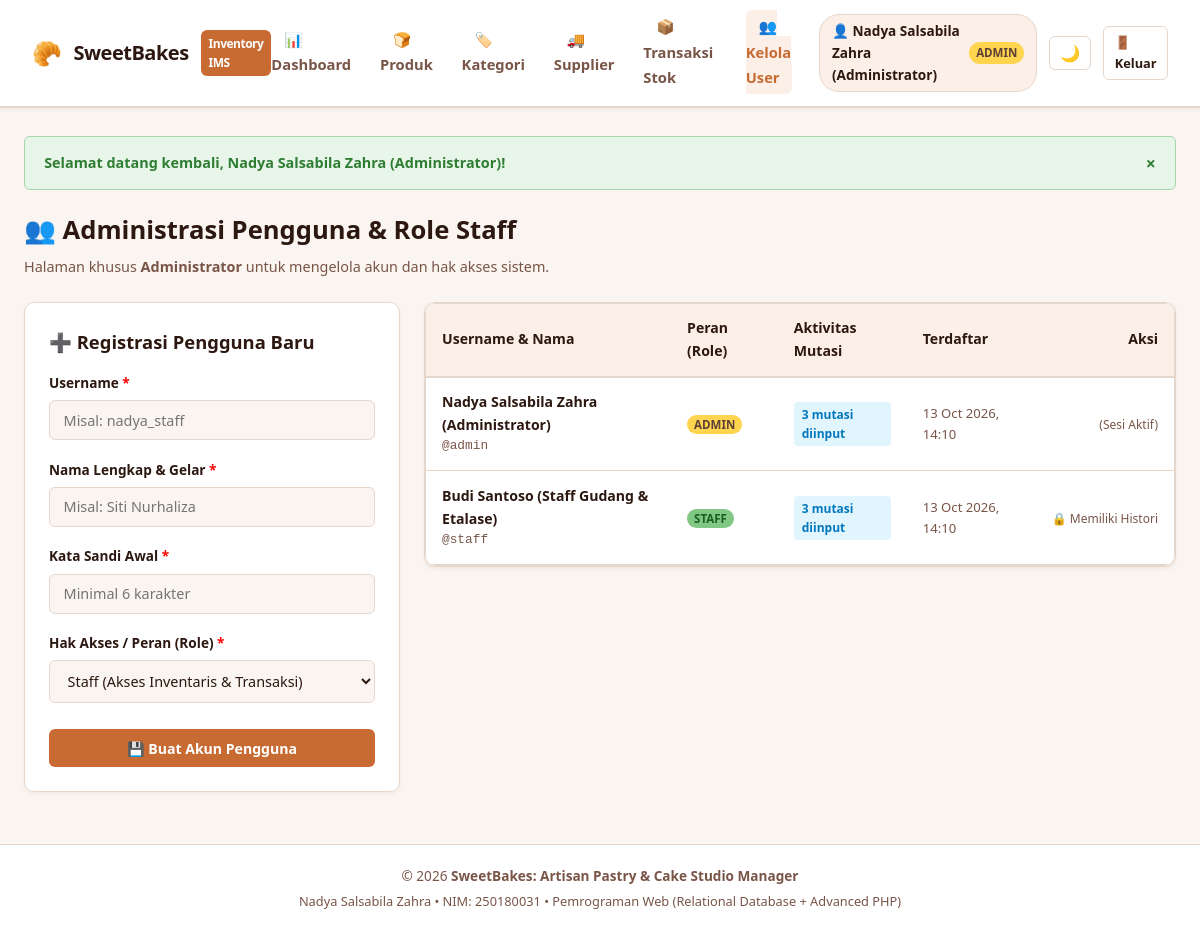
The page /public/users/index.php (signed in) on the database its author committed.
### tables this page shows
CREATE TABLE `users` (
    `id` INT AUTO_INCREMENT PRIMARY KEY,
    `username` VARCHAR(50) NOT NULL UNIQUE,
    `password` VARCHAR(255) NOT NULL,
    `full_name` VARCHAR(100) NOT NULL,
    `role` ENUM('admin', 'staff') NOT NULL DEFAULT 'staff',
    `created_at` TIMESTAMP DEFAULT CURRENT_TIMESTAMP
);

### helpers/auth.php (called while the page is built, shortened)
<?php
require_once __DIR__ . '/escape.php';
function get_base_url(): string {
    $script = $_SERVER['SCRIPT_NAME'] ?? '';
    if (preg_match('#^(/[^/]+)#', $script, $matches)) {
        if (strpos($script, '/public/') !== false) {
            $parts = explode('/public/', $script);
            return $parts[0];
        }
    }
    return '';
}
function is_logged_in(): bool {
    return !empty($_SESSION['user_id']);
}
function current_user(): ?array {
    return [
        'id'        => $_SESSION['user_id'] ?? null,
        'username'  => $_SESSION['username'] ?? '',
        'full_name' => $_SESSION['full_name'] ?? '',
        'role'      => $_SESSION['role'] ?? 'staff'
    ];
}
function has_role(string $role): bool {
    $user = current_user();
    return strtolower($user['role']) === strtolower($role);
}
        ?>

### helpers/escape.php (called while the page is built, shortened)
<?php
function e(?string $value): string {
    return htmlspecialchars((string)($value ?? ''), ENT_QUOTES, 'UTF-8');
}
function format_datetime(?string $datetime): string {
    $time = strtotime($datetime);
    return date('d M Y, H:i', $time);
}
function get_flash(): ?array {
    if (isset($_SESSION['flash'])) {
        $flash = $_SESSION['flash'];
        return $flash;
    }
    return null;
}

### public/users/index.php (the view, shortened to what this page needs)
<?php
require_once dirname(dirname(__DIR__)) . '/helpers/escape.php';
require_once dirname(dirname(__DIR__)) . '/helpers/auth.php';
$db = get_db();
$users = $db->query("
    SELECT u.id, u.username, u.full_name, u.role, u.created_at,
           (SELECT COUNT(*) FROM inventory_transactions WHERE user_id = u.id) AS activity_count
    FROM users u
    ORDER BY u.role ASC, u.id ASC
")->fetchAll();
include dirname(dirname(__DIR__)) . '/views/header.php';
?>
<div class="page-header">
    <div>
        <h1 class="page-title">👥 Administrasi Pengguna & Role Staff</h1>
        <p class="page-subtitle">Halaman khusus <strong>Administrator</strong> untuk mengelola akun dan hak akses sistem.</p>
    </div>
</div>
<div style="display: grid; grid-template-columns: 1fr 2fr; gap: 1.5rem; align-items: start;">
    <div class="card">
        <h2 style="font-size: 1.15rem; font-weight: 800; margin-bottom: 1rem;">➕ Registrasi Pengguna Baru</h2>
        <form method="POST" action="">
            <div class="form-group">
                <label class="form-label" for="username">Username <span style="color:red">*</span></label>
                <input type="text" id="username" name="username" class="form-control" required placeholder="Misal: nadya_staff">
            </div>
            <div class="form-group">
                <label class="form-label" for="full_name">Nama Lengkap & Gelar <span style="color:red">*</span></label>
                <input type="text" id="full_name" name="full_name" class="form-control" required placeholder="Misal: Siti Nurhaliza">
            </div>
            <div class="form-group">
                <label class="form-label" for="password">Kata Sandi Awal <span style="color:red">*</span></label>
                <input type="password" id="password" name="password" class="form-control" required placeholder="Minimal 6 karakter">
            </div>
            <div class="form-group">
                <label class="form-label" for="role">Hak Akses / Peran (Role) <span style="color:red">*</span></label>
                <select id="role" name="role" class="form-control" required>
                    <option value="staff">Staff (Akses Inventaris & Transaksi)</option>
                </select>
            </div>
            <button type="submit" class="btn btn-primary" style="width: 100%; justify-content: center; margin-top: 0.5rem;">
                💾 Buat Akun Pengguna
            </button>
        </form>
    </div>
    <div class="card" style="padding: 0; overflow: hidden;">
        <div class="table-responsive">
            <table class="table">
                <thead>
                    <tr>
                        <th>Username & Nama</th>
                        <th>Peran (Role)</th>
                        <th>Aktivitas Mutasi</th>
                        <th>Terdaftar</th>
                        <th style="text-align: right;">Aksi</th>
                    </tr>
                </thead>
                <tbody>
                    <?php foreach ($users as $u): ?>
                    <tr>
                        <td>
                            <strong><?= e($u['full_name']) ?></strong>
                            <div style="font-size: 0.8rem; color: var(--text-muted); font-family: monospace;">@<?= e($u['username']) ?></div>
                        </td>
                        <td>
                            <span class="role-tag <?= e($u['role']) ?>"><?= e($u['role']) ?></span>
                        </td>
                        <td>
                            <span class="badge badge-info"><?= number_format($u['activity_count']) ?> mutasi diinput</span>
                        </td>
                        <td style="font-size: 0.82rem; color: var(--text-muted);">
                            <?= format_datetime($u['created_at']) ?>
                        </td>
                        <td style="text-align: right; white-space: nowrap;">
                            <?php if ($u['id'] !== $_SESSION['user_id'] && (int)$u['activity_count'] === 0): ?>
                                <form method="POST" action="" style="display: inline;" onsubmit="return confirm('Hapus user @<?= e($u['username']) ?>?');">
                                    <?= csrf_field() ?>
                                    <input type="hidden" name="action" value="delete">
                                    <input type="hidden" name="id" value="<?= (int)$u['id'] ?>">
                                    <button type="submit" class="btn btn-danger btn-sm">🗑️ Hapus</button>
                                </form>
                            <?php else: ?>
                                <span style="font-size: 0.75rem; color: var(--text-muted);">
                                    <?= $u['id'] === $_SESSION['user_id'] ? '(Sesi Aktif)' : '🔒 Memiliki Histori' ?>
                                </span>
                            <?php endif; ?>
                        </td>
                    </tr>
                    <?php endforeach; ?>
                </tbody>
            </table>
        </div>
    </div>
</div>
<?php include dirname(dirname(__DIR__)) . '/views/footer.php'; ?>

### views/header.php (shortened to what this page needs)
<?php
require_once dirname(__DIR__) . '/helpers/escape.php';
require_once dirname(__DIR__) . '/helpers/auth.php';
$currentUser = current_user();
$base = get_base_url();
$currentPage = $_SERVER['SCRIPT_NAME'] ?? '';
?>
<!DOCTYPE html>
<html lang="id">
<head>
    <link rel="stylesheet" href="<?= e($base) ?>/assets/css/style.css">
</head>
<body>
    <nav class="navbar">
        <a href="<?= e($base) ?>/public/dashboard.php" class="brand">
            <span style="font-size: 1.5rem;">🥐</span>
            <span>SweetBakes</span>
            <span class="badge-logo">Inventory IMS</span>
        </a>
        <?php if ($currentUser): ?>
        <ul class="nav-menu">
            <li><a href="<?= e($base) ?>/public/dashboard.php" class="nav-link <?= strpos($currentPage, 'dashboard.php') !== false ? 'active' : '' ?>">📊 Dashboard</a></li>
            <li><a href="<?= e($base) ?>/public/products/index.php" class="nav-link <?= strpos($currentPage, '/products/') !== false ? 'active' : '' ?>">🍞 Produk</a></li>
            <li><a href="<?= e($base) ?>/public/categories/index.php" class="nav-link <?= strpos($currentPage, '/categories/') !== false ? 'active' : '' ?>">🏷️ Kategori</a></li>
            <li><a href="<?= e($base) ?>/public/suppliers/index.php" class="nav-link <?= strpos($currentPage, '/suppliers/') !== false ? 'active' : '' ?>">🚚 Supplier</a></li>
            <li><a href="<?= e($base) ?>/public/stock/index.php" class="nav-link <?= strpos($currentPage, '/stock/') !== false ? 'active' : '' ?>">📦 Transaksi Stok</a></li>
            <?php if (has_role('admin')): ?>
            <li><a href="<?= e($base) ?>/public/users/index.php" class="nav-link <?= strpos($currentPage, '/users/') !== false ? 'active' : '' ?>">👥 Kelola User</a></li>
            <?php endif; ?>
        </ul>
        <div style="display: flex; align-items: center; gap: 0.75rem;">
            <div class="user-badge">
                <span>👤 <?= e($currentUser['full_name']) ?></span>
                <span class="role-tag <?= e($currentUser['role']) ?>"><?= e($currentUser['role']) ?></span>
            </div>
            <button type="button" class="theme-btn" id="themeToggle" title="Ganti Mode Tampilan">🌙</button>
            <a href="<?= e($base) ?>/public/logout.php" class="btn btn-secondary btn-sm" onclick="return confirm('Apakah Anda yakin ingin keluar?')">🚪 Keluar</a>
        </div>
        <?php else: ?>
        <div>
            <button type="button" class="theme-btn" id="themeToggle" title="Ganti Mode Tampilan">🌙</button>
        </div>
        <?php endif; ?>
    </nav>
    <main class="container">
        <?php
        $flash = get_flash();
        if ($flash):
        ?>
        <div class="alert alert-<?= e($flash['type']) ?>">
            <span><?= e($flash['message']) ?></span>
            <button type="button" onclick="this.parentElement.style.display='none'" style="background:none;border:none;cursor:pointer;font-weight:bold;font-size:1.1rem;color:inherit;">&times;</button>
        </div>
        <?php endif; ?>

### rows shown on the page
users: full_name "Nadya Salsabila Zahra (Administrator)", role "ADMIN", username "admin", activity_count "3", created_at "13 Oct 2026, 14:10", shows "(Sesi Aktif)"
users: full_name "Budi Santoso (Staff Gudang & Etalase)", username "staff", role "STAFF", activity_count "3", created_at "13 Oct 2026, 14:10", shows "🔒 Memiliki Histori"

### other values the page prints
$flash['message'] "Selamat datang kembali, Nadya Salsabila Zahra (Administrator)!"
